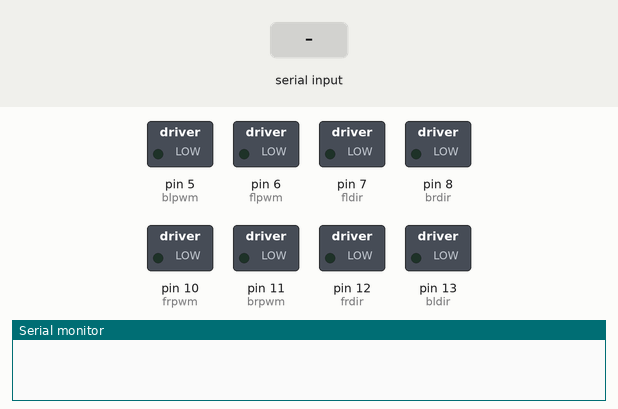
Simulated run of this sketch. Board: Arduino Uno, built with avr-gcc and run on an emulated ATmega328P. Shown: switched loads named in the sketch (green lamp = pin HIGH), the last lines printed to the serial monitor. The inputs (shaded band) are chosen by the test bench.

Above: at 1.2 s.
1.3 s: "e" received over Serial
At 1.7 s:
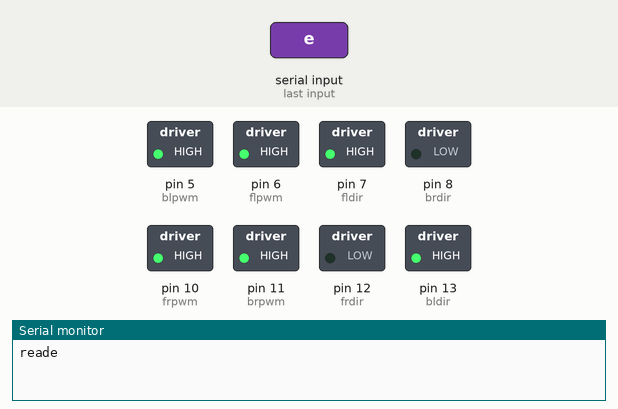
2.8 s: "x" received over Serial
At 4.0 s:
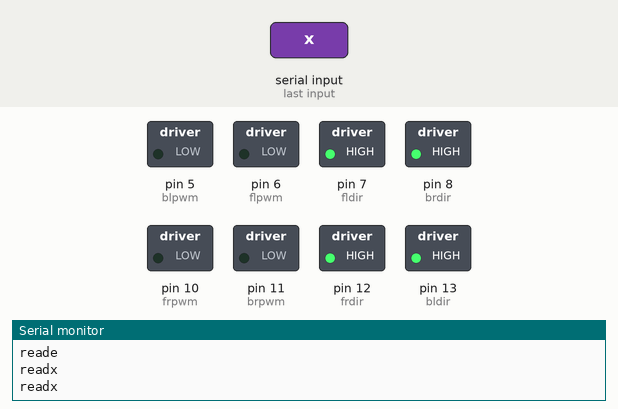
4.3 s: "w90\n" received over Serial
At 5.2 s:
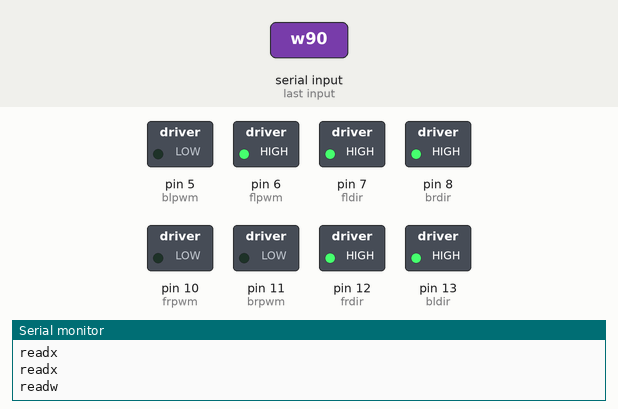
5.8 s: "s90\n" received over Serial
At 8.5 s:
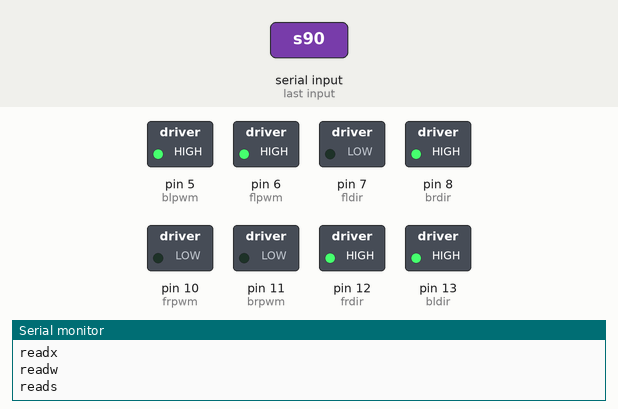
8.8 s: "d90\n" received over Serial
At 11.0 s:
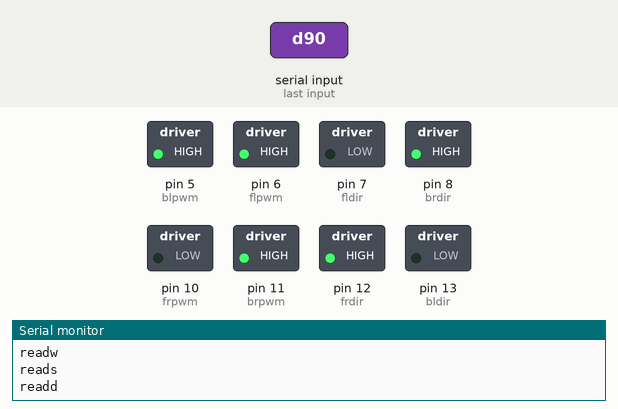
11.8 s: "q90\n" received over Serial
At 14.4 s:
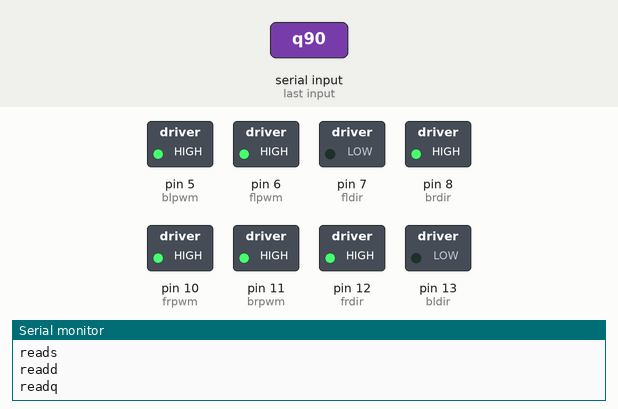
Timing chart, 0 to 15.8 s (numbered marks = the images above; inputs shaded):
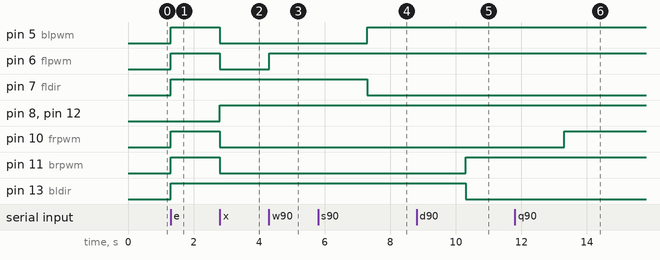

Measured:
- after the input at 1.3 s, pin 5 (blpwm), pin 6 (flpwm), pin 7 (fldir), pin 10 (frpwm), pin 11 (brpwm), pin 13 (bldir): LOW → HIGH at once
- after the input at 2.8 s, pin 5 (blpwm), pin 6 (flpwm), pin 10 (frpwm), pin 11 (brpwm): HIGH → LOW at once; pin 8 (brdir), pin 12 (frdir): LOW → HIGH at once
- after the input at 4.3 s, pin 6 (flpwm): LOW → HIGH at once
- after the input at 5.8 s, pin 5 (blpwm): LOW → HIGH after 1.5 s
- after the input at 8.8 s, pin 11 (brpwm): LOW → HIGH after 1.5 s
- after the input at 11.8 s, pin 8 (brdir): stays HIGH (without the input it goes to LOW after 1.5 s); pin 10 (frpwm): LOW → HIGH after 1.5 s

The sketch:

motortest.ino
```cpp
#include <Wire.h>


int sped = 255;
int inputt = 0;

int fldir = 7;
int flpwm = 6;
int frdir = 12;
int frpwm = 10;
int bldir = 13;
int blpwm = 5;
int brdir = 8;
int brpwm = 11;

char i2cdata[10];//should only contain 8 : START'J' + DIR1(DONT CARE - for redundancy) + DIR2 + SPLIT'A' + SPED1 + SPED2 + SPED3 + END'B' => e.g. forward 255 = 'J01B255A'

char serialmessage = 0;

void frontleft(int sped, bool isForward){
  digitalWrite(fldir, isForward);
  analogWrite(flpwm, sped);
}

void frontright(int sped, bool isForward){
  digitalWrite(frdir, isForward);
  analogWrite(frpwm, sped);
}

void backleft(int sped, bool isForward){
  digitalWrite(bldir, isForward);
  analogWrite(blpwm, sped);
}

void backright(int sped, bool isForward){
  digitalWrite(brdir, isForward);
  analogWrite(brpwm, sped);
}

void left(int sped, bool isForward){
  frontleft(sped, !isForward);
  backleft(sped, isForward);
  frontright(sped, isForward);
  backright(sped, !isForward);
}

void front(int sped, bool isForward){
  frontleft(sped, isForward);
  backleft(sped, isForward);
  frontright(sped, isForward);
  backright(sped, isForward);
}

void clockwise(int sped, bool isForward){
  frontleft(sped, isForward);
  backleft(sped, isForward);
  frontright(sped, !isForward);
  backright(sped, !isForward);
}


void halt(){
  frontleft(0, HIGH);
  backleft(0, HIGH);
  frontright(0, HIGH);
  backright(0, HIGH);
}


void setup() {
  Serial.begin(9600);
  pinMode(fldir,OUTPUT);
  pinMode(flpwm,OUTPUT);
  pinMode(frdir,OUTPUT);
  pinMode(frpwm,OUTPUT);
  pinMode(bldir,OUTPUT);
  pinMode(blpwm,OUTPUT);
  pinMode(brdir,OUTPUT);
  pinMode(brpwm,OUTPUT);

  pinMode(3,INPUT);
  pinMode(4,INPUT);//digital communication abandoned

  Wire.begin(4);
//  Wire.onReceive(receiveEvent);


}

void loop() {

  Serial.readBytes(&serialmessage,1);
  if(serialmessage == 'w'){
    Serial.println("readw");
    inputt=1;
    frontleft(sped,HIGH);
    delay(3000);
    frontleft(sped,LOW);

  }
  if(serialmessage == 'a'){
    Serial.println("reade");
    inputt=4;
    frontright(sped,HIGH);
    delay(3000);
    frontright(sped,LOW);

  }
  if(serialmessage == 's'){
    Serial.println("reads");
    inputt=2;
    backleft(sped,HIGH);
    delay(3000);
    backleft(sped,LOW);

  }
  if(serialmessage == 'd'){
    Serial.println("readd");
    inputt=3;
    backright(sped,HIGH);
    delay(3000);
    backright(sped,LOW);

  }
  if(serialmessage == 'q'){
    Serial.println("readq");
    inputt=0;
    clockwise(sped,LOW);
  }
  if(serialmessage == 'e'){
    Serial.println("reade");
    inputt=0;
    clockwise(sped,HIGH);
  }
  if(serialmessage == 'x'){
    Serial.println("readx");
    inputt=0;
    halt();
  }

  /*
  if(inputt==1){
    Serial.println("FO");
    front(sped, HIGH);
  }
  else if(inputt==2){
    Serial.println("BK");
    front(sped, LOW);
  }
  else if(inputt==3){
    Serial.println("RT");
    left(sped, LOW);
  }
  else if(inputt==4){
    Serial.println("LF");
    left(sped,HIGH);
  }
  else if(inputt==0){
    Serial.println("ST");
    halt();
  }
  else if (inputt == 5){
    Serial.println("SCW");
    clockwise(sped, HIGH);
  } else if (inputt == 6){
    Serial.println("SAW");
    clockwise(sped, LOW);
  }
  delay(1);
  */
}

void receiveEvent(){
  Serial.println("received");
  int counter = 0;
  while(Wire.available()){
    i2cdata[counter] = Wire.read();
    counter++;
    if(counter >= 10){counter = 0;}
    Serial.println(i2cdata[counter-1]);
    Serial.println("wire available");
  }
  if(i2cdata[0] == 'J'){
    if(i2cdata[3] == 'A'){
      if(i2cdata[7] == 'B'){
        inputt = i2cdata[2] - '0';
        sped = (i2cdata[4] - '0')*100 + (i2cdata[5] - '0')*10 + (i2cdata[6] - '0')*1;
        Serial.println("Correct data flow");
      }
    }
  }

}
```
